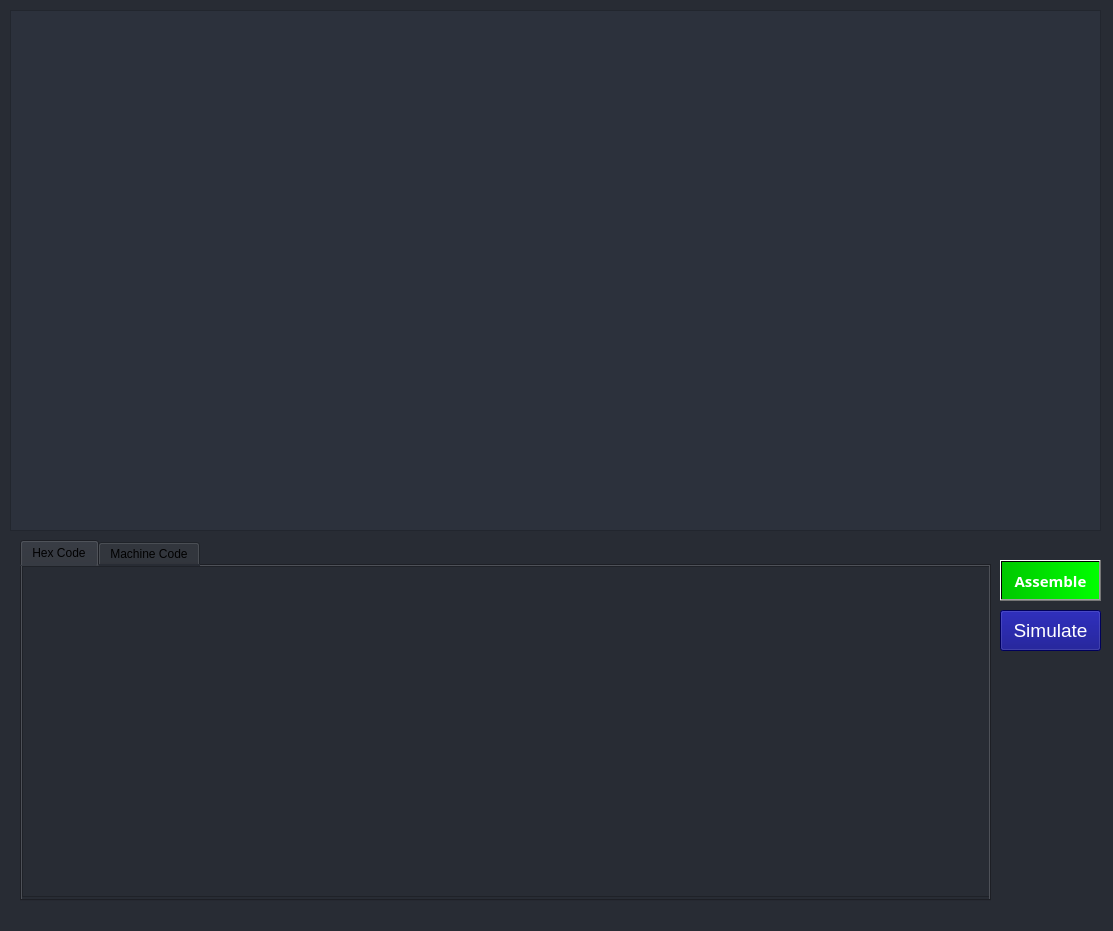
<?xml version="1.0" encoding="UTF-8"?>
<ui version="4.0">
 <class>MainWindow</class>
 <widget class="QMainWindow" name="MainWindow">
  <property name="geometry">
   <rect>
    <x>0</x>
    <y>0</y>
    <width>1113</width>
    <height>931</height>
   </rect>
  </property>
  <property name="windowTitle">
   <string>MainWindow</string>
  </property>
  <property name="styleSheet">
   <string notr="true">background-color: rgb(40, 44, 52);</string>
  </property>
  <widget class="QWidget" name="centralwidget">
   <widget class="QPlainTextEdit" name="codeEditor">
    <property name="geometry">
     <rect>
      <x>10</x>
      <y>10</y>
      <width>1091</width>
      <height>521</height>
     </rect>
    </property>
    <property name="font">
     <font>
      <family>Consolas</family>
      <pointsize>14</pointsize>
     </font>
    </property>
    <property name="styleSheet">
     <string notr="true">background-color: rgb(44, 49, 60);
color: rgb(222, 220, 220);</string>
    </property>
    <property name="plainText">
     <string/>
    </property>
    <property name="placeholderText">
     <string>Assembly code goes here</string>
    </property>
   </widget>
   <widget class="QTabWidget" name="tabWidget">
    <property name="geometry">
     <rect>
      <x>20</x>
      <y>540</y>
      <width>971</width>
      <height>361</height>
     </rect>
    </property>
    <property name="styleSheet">
     <string notr="true"/>
    </property>
    <property name="currentIndex">
     <number>0</number>
    </property>
    <widget class="QWidget" name="tab_hex">
     <attribute name="title">
      <string>Hex Code</string>
     </attribute>
     <widget class="QPlainTextEdit" name="hex_PText">
      <property name="geometry">
       <rect>
        <x>0</x>
        <y>0</y>
        <width>971</width>
        <height>331</height>
       </rect>
      </property>
      <property name="font">
       <font>
        <family>Consolas</family>
        <pointsize>14</pointsize>
       </font>
      </property>
      <property name="styleSheet">
       <string notr="true">color:rgb(255, 255, 255)</string>
      </property>
     </widget>
    </widget>
    <widget class="QWidget" name="tab_mc">
     <attribute name="title">
      <string>Machine Code</string>
     </attribute>
     <widget class="QPlainTextEdit" name="mc_PText">
      <property name="geometry">
       <rect>
        <x>0</x>
        <y>0</y>
        <width>971</width>
        <height>341</height>
       </rect>
      </property>
      <property name="font">
       <font>
        <family>Consolas</family>
        <pointsize>14</pointsize>
       </font>
      </property>
      <property name="styleSheet">
       <string notr="true">color:rgb(255, 255, 255)</string>
      </property>
     </widget>
    </widget>
   </widget>
   <widget class="QPushButton" name="assembleBtn">
    <property name="geometry">
     <rect>
      <x>1000</x>
      <y>560</y>
      <width>101</width>
      <height>41</height>
     </rect>
    </property>
    <property name="font">
     <font>
      <family>Yu Gothic UI Semibold</family>
      <pointsize>11</pointsize>
      <weight>75</weight>
      <bold>true</bold>
     </font>
    </property>
    <property name="styleSheet">
     <string notr="true">background-color: qlineargradient(spread:pad, x1:0, y1:0.045, x2:1, y2:0.0397727, stop:0 rgb(0, 200, 0), stop:1 rgb(0, 255, 0,));
color: rgb(255, 255, 255);</string>
    </property>
    <property name="text">
     <string>Assemble</string>
    </property>
   </widget>
   <widget class="QPushButton" name="simulateBtn">
    <property name="geometry">
     <rect>
      <x>1000</x>
      <y>610</y>
      <width>101</width>
      <height>41</height>
     </rect>
    </property>
    <property name="font">
     <font>
      <family>MS Shell Dlg 2</family>
      <pointsize>14</pointsize>
      <weight>50</weight>
      <italic>false</italic>
      <bold>false</bold>
     </font>
    </property>
    <property name="styleSheet">
     <string notr="true">background-color: rgb(0, 0, 127);
color: rgb(255, 255, 255);
font: 14pt &quot;MS Shell Dlg 2&quot;;</string>
    </property>
    <property name="text">
     <string>Simulate</string>
    </property>
   </widget>
  </widget>
  <widget class="QStatusBar" name="statusbar"/>
 </widget>
 <resources/>
 <connections/>
</ui>
